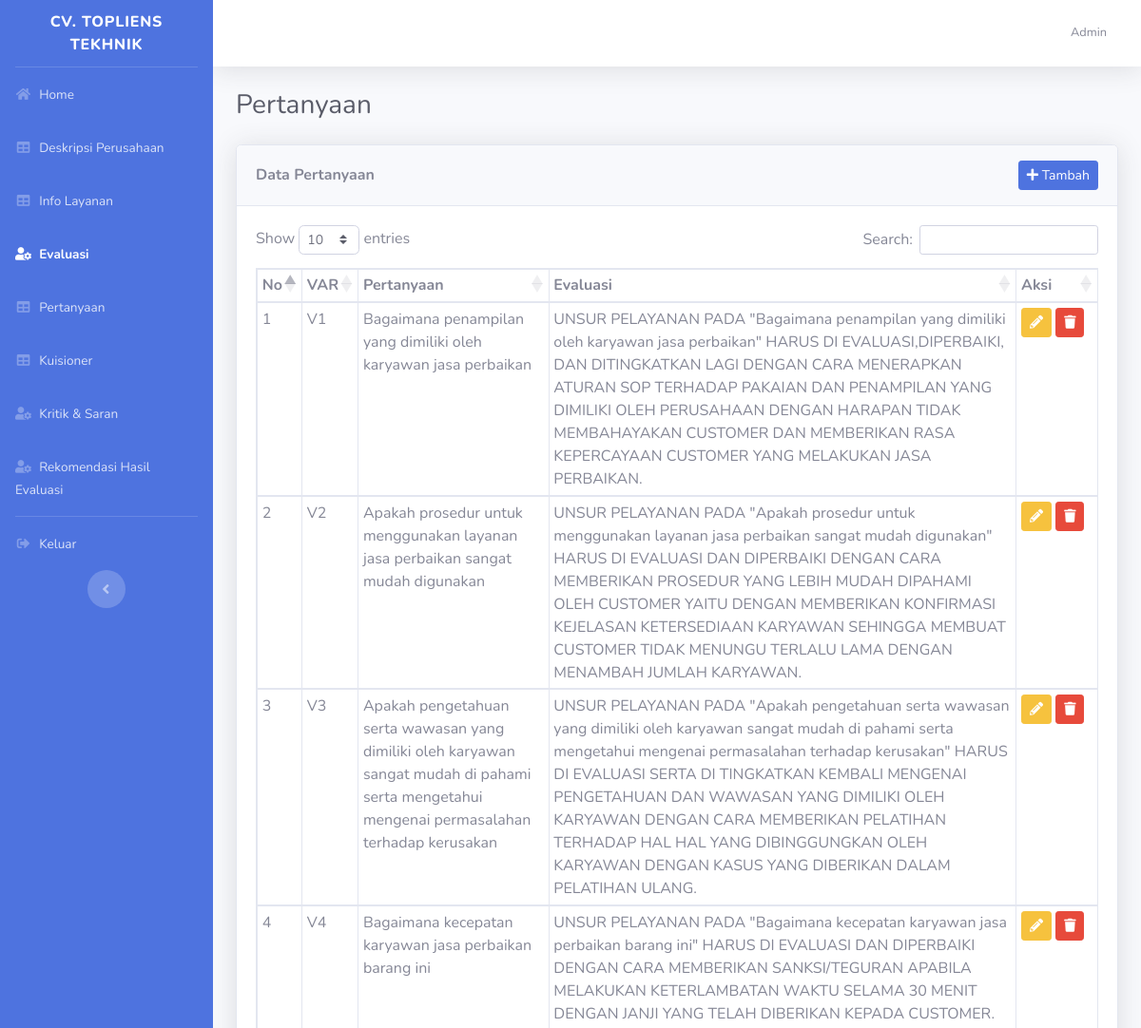
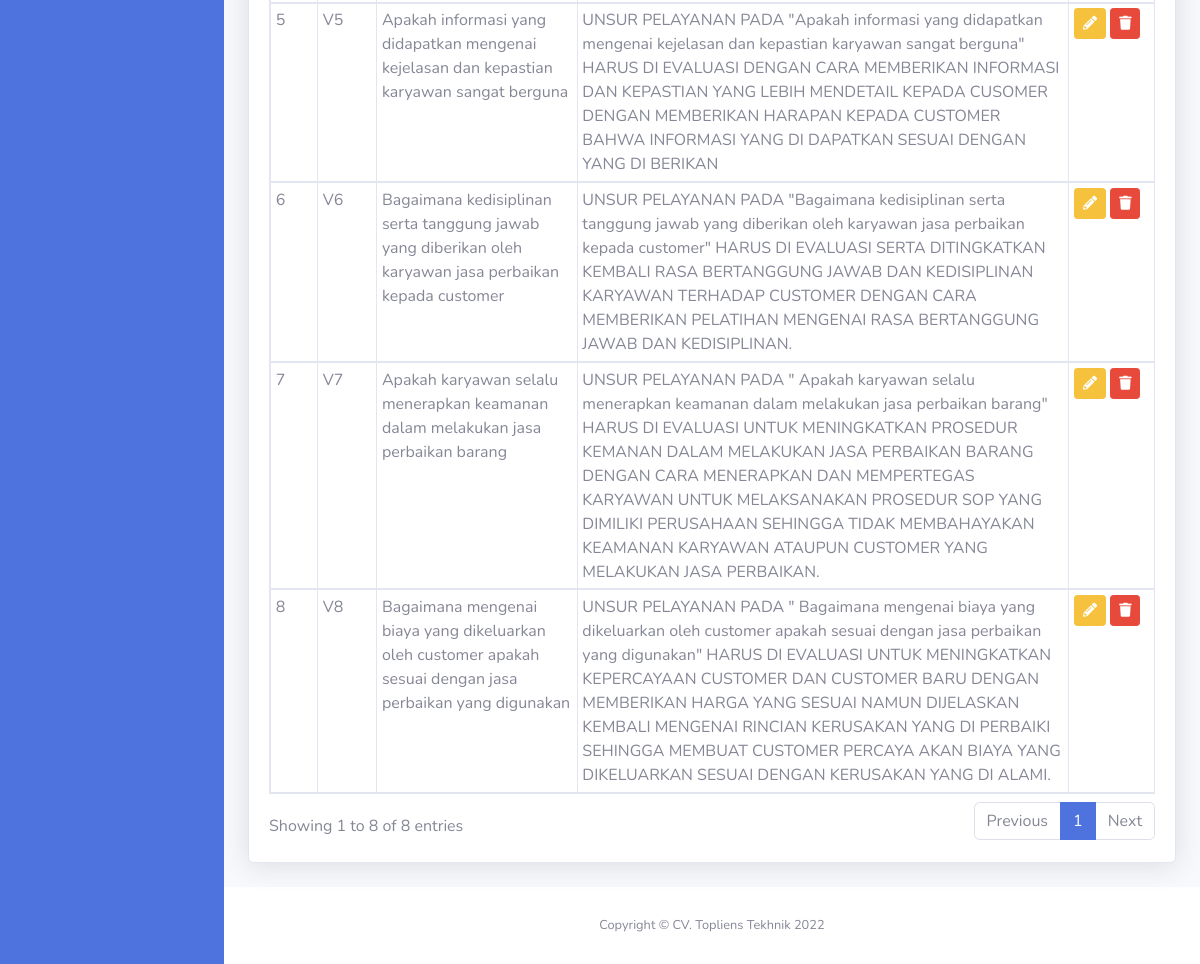
Page /dashboard/index.php?halaman=evaluasi (signed in) on the committed database (2 pictures, top to bottom).
### tables this page shows
CREATE TABLE `tbl_user` (
  `id` int(11) NOT NULL,
  `nama` varchar(50) NOT NULL,
  `username` varchar(16) NOT NULL,
  `password` varchar(255) NOT NULL,
  `no_handphone` varchar(16) NOT NULL,
  `role` enum('customer','admin','ceo') NOT NULL
);

CREATE TABLE `tbl_evaluasi` (
  `id_evaluasi` int(11) NOT NULL,
  `id_pertanyaan` varchar(5) NOT NULL,
  `evaluasi` text NOT NULL
);

CREATE TABLE `tbl_pertanyaan` (
  `id_pertanyaan` varchar(5) NOT NULL,
  `pertanyaan` text NOT NULL,
  `id_aspek` int(11) NOT NULL
);

### dashboard/evaluasi.php (the view)
<h1 class="h3 mb-4 text-gray-800">Pertanyaan</h1>
<div class="card shadow mb-4">
    <div class="card-header py-3 d-flex align-items-center justify-content-between">
        <h6 class="m-0 font-weight-bold">Data Pertanyaan</h6>
        <a href="index.php?halaman=tambah-evaluasi" class="btn btn-primary btn-sm">
            <i class="fas fa-plus"></i> Tambah
        </a>
    </div>
    <div class="card-body">
        <div class="table-responsive">
            <table class="table table-bordered table-sm" id="dataTable" width="100%" cellspacing="0">
                <thead>
                    <tr>
                        <th>No</th>
                        <th>VAR</th>
                        <th>Pertanyaan</th>
                        <th>Evaluasi</th>
                        <th width="60px">Aksi</th>
                    </tr>
                </thead>
                <tbody>
                    <?php
                    $no = 1;
                    $query = mysqli_query($koneksi, "SELECT*FROM tbl_evaluasi te JOIN tbl_pertanyaan tp ON te.id_pertanyaan = tp.id_pertanyaan ORDER BY te.id_pertanyaan");
                    while ($data = mysqli_fetch_assoc($query)) {
                    ?>
                        <tr>
                            <td><?= $no++ ?></td>
                            <td><?= $data['id_pertanyaan'] ?></td>
                            <td><?= $data['pertanyaan'] ?></td>
                            <td><?= $data['evaluasi'] ?></td>
                            <td>
                                <a href="index.php?halaman=ubah-evaluasi&id=<?= $data['id_evaluasi'] ?>">
                                    <button class="btn btn-warning btn-sm"><i class="fa fa-pencil-alt"></i></button>
                                </a>
                                <a href="./proses/proses_evaluasi.php?aksi=hapus&id=<?= $data['id_evaluasi'] ?>">
                                    <button class="btn btn-danger btn-sm"><i class="fa fa-trash"></i></button>
                                </a>
                            </td>
                        </tr>
                    <?php
                    }
                    ?>
                </tbody>
            </table>
        </div>
    </div>
</div>

### dashboard/index.php (shortened to what this page needs)
<!DOCTYPE html>
<html lang="en">
<?php
include '../koneksi.php';
$halaman = isset($_GET['halaman']) ? $_GET['halaman'] : '';
$query = mysqli_query($koneksi, "SELECT*FROM tbl_user where username='$_SESSION[username]'");
$user = mysqli_fetch_assoc($query);
?>
<head>
    <link href="../assets/vendor/fontawesome-free/css/all.min.css" rel="stylesheet" type="text/css">
    <link href="../assets/css/sb-admin-2.min.css" rel="stylesheet">
    <link href="https://cdnjs.cloudflare.com/ajax/libs/toastr.js/2.0.1/css/toastr.css" rel="stylesheet" />
    <link rel="stylesheet" href="https://cdn.datatables.net/1.12.1/css/dataTables.bootstrap5.min.css">
    <link rel="stylesheet" href="https://cdn.datatables.net/buttons/2.2.3/css/buttons.dataTables.min.css">
</head>
<body id="page-top">
    <div id="wrapper">
        <ul class="navbar-nav bg-primary sidebar sidebar-dark accordion" id="accordionSidebar">
            <a class="sidebar-brand d-flex align-items-center justify-content-center" href="index.html">
                <div class="sidebar-brand-text mx-3">
                    CV. Topliens Tekhnik
                </div>
            </a>
            <hr class="sidebar-divider my-0">
            <li class="nav-item <?= $halaman == '' ? 'active' : '' ?>">
                <a class="nav-link" href="index.php">
                    <i class="fas fa-fw fa-home"></i>
                    <span>Home</span>
                </a>
            </li>
            <li class="nav-item <?= $halaman == 'deskripsi-perusahaan' || $halaman == 'tambah-deskripsi-perusahaan' || $halaman == 'ubah-deskripsi-perusahaan' ? 'active' : '' ?>">
                <a class="nav-link" href="index.php?halaman=deskripsi-perusahaan">
                    <i class="fas fa-fw fa-table"></i>
                    <span>Deskripsi Perusahaan</span>
                </a>
            </li>
            <li class="nav-item <?= $halaman == 'info-layanan' || $halaman == 'tambah-info-layanan' || $halaman == 'ubah-info-layanan' ? 'active' : '' ?>">
                <a class="nav-link" href="index.php?halaman=info-layanan">
                    <i class="fas fa-fw fa-table"></i>
                    <span>Info Layanan</span>
                </a>
            </li>
            <?php
            if ($user['role'] == 'admin' or $user['role'] == 'ceo') {
                if ($user['role'] == 'admin') {
            ?>
                    <li class="nav-item <?= $halaman == 'evaluasi' || $halaman == 'tambah-evaluasi' || $halaman == 'ubah-evaluasi' ? 'active' : '' ?>">
                        <a class="nav-link" href="index.php?halaman=evaluasi">
                            <i class="fas fa-fw fa-user-cog"></i>
                            <span>Evaluasi</span>
                        </a>
                    </li>
                    <li class="nav-item <?= $halaman == 'pertanyaan' || $halaman == 'tambah-pertanyaan' || $halaman == 'ubah-pertanyaan' ? 'active' : '' ?>">
                        <a class="nav-link" href="index.php?halaman=pertanyaan">
                            <i class="fas fa-fw fa-table"></i>
                            <span>Pertanyaan</span>
                        </a>
                    </li>
                <?php } ?>
                <li class="nav-item <?= $halaman == 'kuisioner' || $halaman == 'detail-kuisioner' ? 'active' : '' ?>">
                    <a class="nav-link" href="index.php?halaman=kuisioner">
                        <i class="fas fa-fw fa-table"></i>
                        <span>Kuisioner</span>
                    </a>
                </li>
                <li class="nav-item <?= $halaman == 'kritik-dan-saran' || $halaman == 'detail-kritik-dan-saran' ? 'active' : '' ?>">
                    <a class="nav-link" href="index.php?halaman=kritik-dan-saran">
                        <i class="fas fa-fw fa-user-cog"></i>
                        <span>Kritik & Saran</span>
                    </a>
                </li>
                <li class="nav-item <?= $halaman == 'rekomendasi' || $halaman == 'tambah-rekomendasi' || $halaman == 'ubah-rekomendasi' ? 'active' : '' ?>">
                    <a class="nav-link" href="index.php?halaman=rekomendasi">
                        <i class="fas fa-fw fa-user-cog"></i>
                        <span>Rekomendasi Hasil Evaluasi</span>
                    </a>
                </li>
            <?php
            }
            ?>
            <hr class="sidebar-divider my-0">
            <li class="nav-item">
                <a href="../proses/proses_autentikasi.php?aksi=logout" class="nav-link">
                    <i class="fas fa-fw fa-sign-out-alt"></i>
                    <span>Keluar</span>
                </a>
            </li>
            <div class="text-center d-none d-md-inline">
                <button class="rounded-circle border-0" id="sidebarToggle"></button>
            </div>
        </ul>
        <div id="content-wrapper" class="d-flex flex-column">
            <div id="content">
                <nav class="navbar navbar-expand navbar-light bg-white topbar mb-4 static-top shadow">
                    <ul class="navbar-nav ml-auto">
                        <li class="nav-item dropdown no-arrow">
                            <a class="nav-link dropdown-toggle" href="#" id="userDropdown" role="button" data-toggle="dropdown" aria-haspopup="true" aria-expanded="false">
                                <span class="mr-2 d-none d-lg-inline text-gray-600 small"><?= $_SESSION['login_type'] == 'user' ?  $user['nama']  : $user['nama_pegawai'] ?></span>
                            </a>
                        </li>
                    </ul>
                </nav>
                <div class="container-fluid">
                    <?php
                    if ($halaman == '') {
                        include './home.php';
                    } else if ($halaman == 'pertanyaan') {
                        include './pertanyaan.php';
                    } else if ($halaman == 'tambah-pertanyaan') {
                        include './tambah_pertanyaan.php';
                    } else if ($halaman == 'ubah-pertanyaan') {
                        include './ubah_pertanyaan.php';
                    } else if ($halaman == 'deskripsi-perusahaan') {
                        include './deskripsi_perusahaan.php';
                    } else if ($halaman == 'ubah-deskripsi-perusahaan') {
                        include './ubah_deskripsi_perusahaan.php';
                    } else if ($halaman == 'info-layanan') {
                        include './info_layanan.php';
                    } else if ($halaman == 'ubah-info-layanan') {
                        include './ubah_info_layanan.php';
                    } else if ($halaman == 'kritik-dan-saran') {
                        include './kritik_dan_saran.php';
                    } else if ($halaman == 'rekomendasi') {
                        include './akumulasi2.php';
                    } else if ($halaman == 'akumulasi2') {
                        include './akumulasi.php';
                    } else if ($halaman == 'evaluasi') {
                        include './evaluasi.php';
                    } else if ($halaman == 'tambah-evaluasi') {
                        include './tambah_evaluasi.php';
                    } else if ($halaman == 'ubah-evaluasi') {
                        include './ubah_evaluasi.php';
                    } else if ($halaman == 'kuisioner') {
                        include './kuisioner.php';
                    } else if ($halaman == 'detail-kuisioner') {
                        include './detail_kuisioner.php';
                    } else if ($halaman == 'detail-kritik-dan-saran') {
                        include './detail_kritik_dan_saran.php';
                    }
                    ?>
                </div>
            </div>
            <footer class="sticky-footer bg-white">
                <div class="container my-auto">
                    <div class="copyright text-center my-auto">
                        <span>Copyright &copy; CV. Topliens Tekhnik 2022</span>
                    </div>
                </div>
            </footer>
        </div>
    </div>
</body>
</html>

### rows in the picture
tbl_user: nama "Admin"
tbl_evaluasi: id_pertanyaan.id_pertanyaan "V1", id_pertanyaan.pertanyaan "Bagaimana penampilan yang dimiliki oleh karyawan jasa perbaikan", evaluasi "UNSUR PELAYANAN PADA \"Bagaimana penampilan yang dimiliki oleh karyawan jasa perbaikan\" HARUS DI EVALUASI,DIPERBAIKI, DAN DITINGKATKAN LAGI DENGAN CARA MENERAPKAN ATURAN SOP TERHADAP PAKAIAN DAN PENAMPILAN YANG DIMILIKI OLEH PERUSAHAAN DENGAN HARAPAN TIDAK MEMBAHAYAKAN CUSTOMER DAN MEMBERIKAN RASA KEPERCAYAAN CUSTOMER YANG MELAKUKAN JASA PERBAIKAN."
tbl_evaluasi: id_pertanyaan.id_pertanyaan "V2", id_pertanyaan.pertanyaan "Apakah prosedur untuk menggunakan layanan jasa perbaikan sangat mudah digunakan", evaluasi "UNSUR PELAYANAN PADA \"Apakah prosedur untuk menggunakan layanan jasa perbaikan sangat mudah digunakan\" HARUS DI EVALUASI DAN DIPERBAIKI DENGAN CARA MEMBERIKAN PROSEDUR YANG LEBIH MUDAH DIPAHAMI OLEH CUSTOMER YAITU DENGAN MEMBERIKAN KONFIRMASI KEJELASAN KETERSEDIAAN KARYAWAN SEHINGGA MEMBUAT CUSTOMER TIDAK MENUNGU TERLALU LAMA DENGAN MENAMBAH JUMLAH KARYAWAN."
tbl_evaluasi: id_pertanyaan.id_pertanyaan "V3", id_pertanyaan.pertanyaan "Apakah pengetahuan serta wawasan yang dimiliki oleh karyawan sangat mudah di pahami serta mengetahui mengenai permasalahan terhadap kerusakan", evaluasi "UNSUR PELAYANAN PADA \"Apakah pengetahuan serta wawasan yang dimiliki oleh karyawan sangat mudah di pahami serta mengetahui mengenai permasalahan terhadap kerusakan\" HARUS DI EVALUASI SERTA DI TINGKATKAN KEMBALI MENGENAI PENGETAHUAN DAN WAWASAN YANG DIMILIKI OLEH KARYAWAN DENGAN CARA MEMBERIKAN PELATIHAN TERHADAP HAL HAL YANG DIBINGGUNGKAN OLEH KARYAWAN DENGAN KASUS YANG DIBERIKAN DALAM PELATIHAN ULANG."
tbl_evaluasi: id_pertanyaan.id_pertanyaan "V4", id_pertanyaan.pertanyaan "Bagaimana kecepatan karyawan jasa perbaikan barang ini", evaluasi "UNSUR PELAYANAN PADA \"Bagaimana kecepatan karyawan jasa perbaikan barang ini\" HARUS DI EVALUASI DAN DIPERBAIKI DENGAN CARA MEMBERIKAN SANKSI/TEGURAN APABILA MELAKUKAN KETERLAMBATAN WAKTU SELAMA 30 MENIT DENGAN JANJI YANG TELAH DIBERIKAN KEPADA CUSTOMER."
tbl_evaluasi: id_pertanyaan.id_pertanyaan "V5", id_pertanyaan.pertanyaan "Apakah informasi yang didapatkan mengenai kejelasan dan kepastian karyawan sangat berguna", evaluasi "UNSUR PELAYANAN PADA \"Apakah informasi yang didapatkan mengenai kejelasan dan kepastian karyawan sangat berguna\" HARUS DI EVALUASI DENGAN CARA MEMBERIKAN INFORMASI DAN KEPASTIAN YANG LEBIH MENDETAIL KEPADA CUSOMER DENGAN MEMBERIKAN HARAPAN KEPADA CUSTOMER BAHWA INFORMASI YANG DI DAPATKAN SESUAI DENGAN YANG DI BERIKAN"
tbl_evaluasi: id_pertanyaan.id_pertanyaan "V6", id_pertanyaan.pertanyaan "Bagaimana kedisiplinan serta tanggung jawab yang diberikan oleh karyawan jasa perbaikan kepada customer", evaluasi "UNSUR PELAYANAN PADA \"Bagaimana kedisiplinan serta tanggung jawab yang diberikan oleh karyawan jasa perbaikan kepada customer\" HARUS DI EVALUASI SERTA DITINGKATKAN KEMBALI RASA BERTANGGUNG JAWAB DAN KEDISIPLINAN KARYAWAN TERHADAP CUSTOMER DENGAN CARA MEMBERIKAN PELATIHAN MENGENAI RASA BERTANGGUNG JAWAB DAN KEDISIPLINAN."
tbl_evaluasi: id_pertanyaan.id_pertanyaan "V7", id_pertanyaan.pertanyaan "Apakah karyawan selalu menerapkan keamanan dalam melakukan jasa perbaikan barang", evaluasi "UNSUR PELAYANAN PADA \" Apakah karyawan selalu menerapkan keamanan dalam melakukan jasa perbaikan barang\" HARUS DI EVALUASI UNTUK MENINGKATKAN PROSEDUR KEMANAN DALAM MELAKUKAN JASA PERBAIKAN BARANG DENGAN CARA MENERAPKAN DAN MEMPERTEGAS KARYAWAN UNTUK MELAKSANAKAN PROSEDUR SOP YANG DIMILIKI PERUSAHAAN SEHINGGA TIDAK MEMBAHAYAKAN KEAMANAN KARYAWAN ATAUPUN CUSTOMER YANG MELAKUKAN JASA PERBAIKAN."
tbl_evaluasi: id_pertanyaan.id_pertanyaan "V8", id_pertanyaan.pertanyaan "Bagaimana mengenai biaya yang dikeluarkan oleh customer apakah sesuai dengan jasa perbaikan yang digunakan", evaluasi "UNSUR PELAYANAN PADA \" Bagaimana mengenai biaya yang dikeluarkan oleh customer apakah sesuai dengan jasa perbaikan yang digunakan\" HARUS DI EVALUASI UNTUK MENINGKATKAN KEPERCAYAAN CUSTOMER DAN CUSTOMER BARU DENGAN MEMBERIKAN HARGA YANG SESUAI NAMUN DIJELASKAN KEMBALI MENGENAI RINCIAN KERUSAKAN YANG DI PERBAIKI SEHINGGA MEMBUAT CUSTOMER PERCAYA AKAN BIAYA YANG DIKELUARKAN SESUAI DENGAN KERUSAKAN YANG DI ALAMI."
